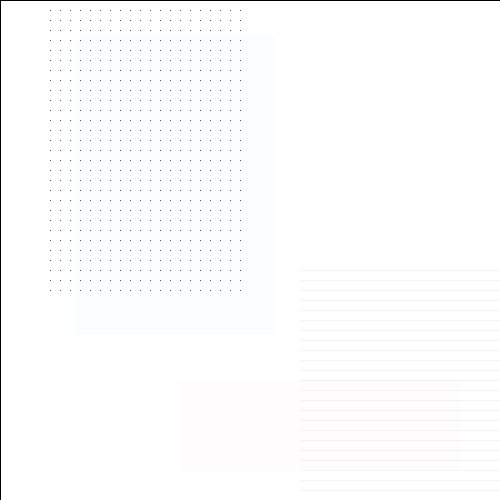
Frame 1 (no input)
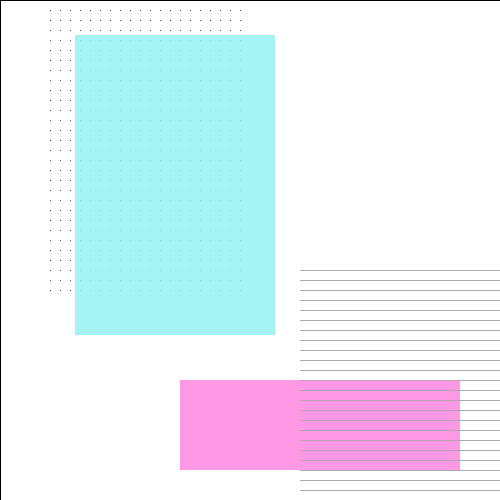
Frame 60 (the mouse pressed at the canvas centre just before this capture)
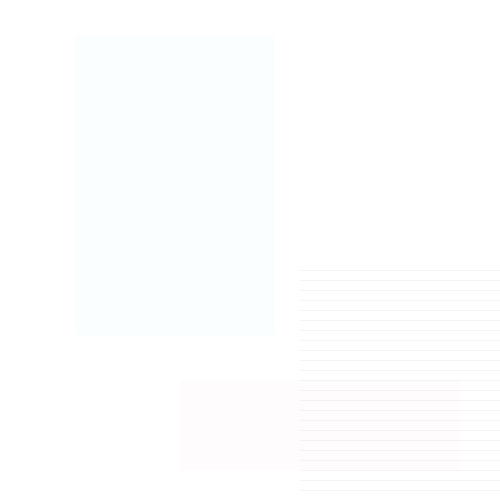
Frame 120 (the mouse held since frame 60 and released just before this capture)

The Processing sketch that drew these frames (run headless with seeded random() and noise(); from frame 60 on, the mouse is pressed at the canvas centre):

// Processing sketch: processing_110910
// ── processing_110910.pde

// Hung Wing Chu_Charlie_52627887
// Assignment 2

void setup() {
  size(500, 500);
  background(255);
  smooth();
  
}

void draw() {
  
  if (mousePressed == true) {
    fill(255);
  } else {
    noFill();
  }
  rect(0, 0, 500, 500);
  
  for (int i = 50; i < 250; i += 10) {
    for (int j = 0; j < 300; j +=10) {
      point(i, j);
    }
  }
  
  for (int a = 270; a < 500; a += 10) {
    strokeWeight(0.01);
    stroke(170);
    line(500, a, 300, a);
  }

  noStroke();
  fill(154, 233, 237, 10);
  rect(75, 35, 200, 300);
  
  fill(255, 94, 187, 5);
  rect(180, 380, 280, 90);
  
}
  
  
  
